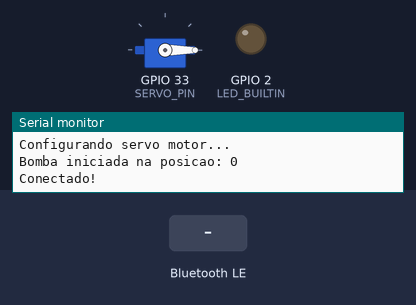
The program below on a simulated ESP32. Parts: servo, output pins drawn as LEDs (lit = HIGH), the last lines printed to the serial monitor. Inputs (shaded band) come from the test bench. EEPROM starts erased; nothing arrives over Bluetooth unless stated; a phone connects over Bluetooth LE 3 s after start.

Above: at 11.7 s.
11.8 s: Bluetooth LE write "1" received
At 12.6 s:
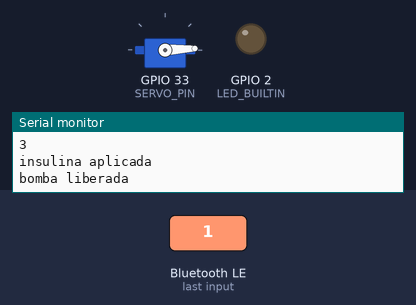
13.6 s: Bluetooth LE write "2" received
At 15.3 s:
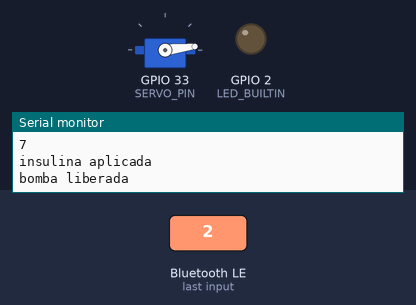
Timing chart, 0 to 16.8 s (numbered marks = the images above; inputs shaded):
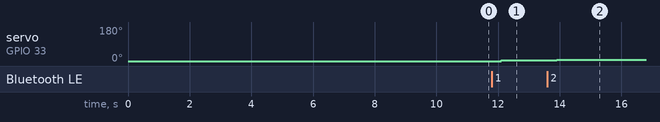

The program:

main.cpp
```cpp
#include <Arduino.h>
#include <BLEDevice.h>
#include <BLEServer.h>
#include <BLE2902.h>
#include <ESP32Servo.h>
#include <Preferences.h>

#define SERVICE_UUID "f69317b5-a6b2-4cf4-89e6-9c7d98be8891"
#define CHARACTERISTIC_UUID "2ec829c3-efad-4ba2-8ce1-bad71b1040f7"
#define PUMP_STATUS_CHARACTERISTIC_UUID "1cd909de-3a8e-43e1-a492-82917ab0b662"
#define PUMP_STOCK_CHARACTERISTIC_UUID "00324946-0c86-448e-b82b-ceb07b9e535e"

#define uS_TO_S_FACTOR 1000000  // Fator de conversão de micro segundos para segundos
#define TIME_TO_SLEEP  15

#define STATIC_PIN 123456

#define SERVO_PIN 33
#define LED_BUILTIN 2

Preferences preferences;

Servo servo;

BLEServer* pServer = nullptr;
BLECharacteristic* pPumpStatusCharacteristic = nullptr;
BLECharacteristic* pInsulinCharacteristic = nullptr;
BLECharacteristic* pStockCharacteristic = nullptr;

uint32_t status = 0;
int pos;

TaskHandle_t statusTask;

void sendPumpStatus(void*);

class FreeFlowServerCallbacks : public BLEServerCallbacks {
    void onConnect(BLEServer* server) override {
        Serial.println("Conectado!");
        BLEDevice::startAdvertising();
    }

    void onDisconnect(BLEServer* server) override {
        Serial.println("Desconectado!");
    }
};

class FreeFlowInsulinCallbacks : public BLECharacteristicCallbacks {
    void onWrite(BLECharacteristic* pCharacteristic) override {
        if (pPumpStatusCharacteristic->getValue() == "0") {
            Serial.println("Bloqueio bomba");
            pPumpStatusCharacteristic->setValue("1");
            pPumpStatusCharacteristic->notify();

            const int value = std::floor(std::stoi(pCharacteristic->getValue()) * 3.5);

            Serial.print("Recebido: ");
            Serial.println(value);

            if (value + pos < 178) {
                for (int i = pos; i <= value; ++i) {
                    Serial.println(i);
                    servo.write(i);
                    pos++;
                    delay(100);
                }
                Serial.println("insulina aplicada");
                preferences.putInt("pos", pos);
                pPumpStatusCharacteristic->setValue("0");
                pPumpStatusCharacteristic->notify();
                Serial.println("bomba liberada");
            } else {
                Serial.println("Quantidade de insulina maior que o estoque");
                pPumpStatusCharacteristic->setValue("2");
                pPumpStatusCharacteristic->notify();
            }
        } else {
            Serial.println("Bomba ocupada");
        }
        delay(1000);
    }
};

class FreeFlowStockCallbacks : public BLECharacteristicCallbacks {
public:
    void onWrite(BLECharacteristic *pCharacteristic) override {
        pos = 0;
        preferences.putUInt("pos", pos);
        for (int i = 0; i < 3; ++i) {
            digitalWrite(LED_BUILTIN, HIGH);
            delay(500);
            digitalWrite(LED_BUILTIN, LOW);
            delay(500);
        }
        servo.write(pos);
        status = 0;
    }
};

void setup() {
    Serial.begin(115200);
    Serial.println("Configurando bluethooth...");

    BLEDevice::init("FreeFlowInsulinPump-esp32-v2");
    BLEDevice::setEncryptionLevel(ESP_BLE_SEC_ENCRYPT);

    pServer = BLEDevice::createServer();
    pServer->setCallbacks(new FreeFlowServerCallbacks());
    BLEService* pService = pServer->createService(SERVICE_UUID);

    pInsulinCharacteristic = pService->createCharacteristic(
            CHARACTERISTIC_UUID, BLECharacteristic::PROPERTY_READ | BLECharacteristic::PROPERTY_WRITE);
    pInsulinCharacteristic->setCallbacks(new FreeFlowInsulinCallbacks());
    pInsulinCharacteristic->addDescriptor(new BLE2902());

    pPumpStatusCharacteristic = pService->createCharacteristic(
            PUMP_STATUS_CHARACTERISTIC_UUID, BLECharacteristic::PROPERTY_READ | BLECharacteristic::PROPERTY_NOTIFY);
    pPumpStatusCharacteristic->addDescriptor(new BLE2902());

    pStockCharacteristic = pService->createCharacteristic(
            PUMP_STOCK_CHARACTERISTIC_UUID, BLECharacteristic::PROPERTY_READ | BLECharacteristic::PROPERTY_WRITE | BLECharacteristic::PROPERTY_NOTIFY);
    pStockCharacteristic->setCallbacks(new FreeFlowStockCallbacks());
    pStockCharacteristic->addDescriptor(new BLE2902());

    pService->start();

    BLEAdvertising* pAdvertising = pServer->getAdvertising();
    pAdvertising->addServiceUUID(SERVICE_UUID);
    pAdvertising->setScanResponse(true);
    pAdvertising->setMinPreferred(0x12);
    BLEDevice::startAdvertising();

    BLESecurity* pSecurity = new BLESecurity();
    pSecurity->setAuthenticationMode(ESP_LE_AUTH_BOND);
    pSecurity->setCapability(ESP_IO_CAP_OUT);
    pSecurity->setStaticPIN(STATIC_PIN);

    pPumpStatusCharacteristic->setValue("0");
    pPumpStatusCharacteristic->notify();

    xTaskCreatePinnedToCore(
            sendPumpStatus,    /* Task function. */
            "send pup status", /* name of task. */
            10000,             /* Stack size of task */
            nullptr,              /* parameter of the task */
            1,                 /* priority of the task */
            &statusTask,            /* Task handle to keep track of created task */
            0);                /* pin task to core 0 */
    delay(500);

    preferences.begin("freeFlow", false);
    pos = preferences.getInt("pos", 0);

    Serial.println("Configurando servo motor...");
    ESP32PWM::allocateTimer(0);
    ESP32PWM::allocateTimer(1);
    ESP32PWM::allocateTimer(2);
    ESP32PWM::allocateTimer(3);
    servo.setPeriodHertz(50);  // Standard 50hz servo
    servo.attach(SERVO_PIN);
    servo.write(pos);

    Serial.printf("Bomba iniciada na posicao: %d\n", pos);

    pinMode(LED_BUILTIN, OUTPUT);

    esp_sleep_enable_timer_wakeup(TIME_TO_SLEEP * uS_TO_S_FACTOR);

    delay(10000);
}

void sendPumpStatus(void*) {
    while (true) {
        pPumpStatusCharacteristic->notify();
        delay(1000);
    }
}

void loop() {
    if (pServer->getConnectedCount() == 0) {
        Serial.println("Desligando...");
        delay(1000);
        esp_deep_sleep_start();
    }
    delay(100);
}
```

Measured:
- after the input at 11.8 s, servo on GPIO 33 (SERVO_PIN): 0° → 3° after 0.30 s
- after the input at 13.6 s, servo on GPIO 33 (SERVO_PIN): 3° → 7° after 0.30 s
